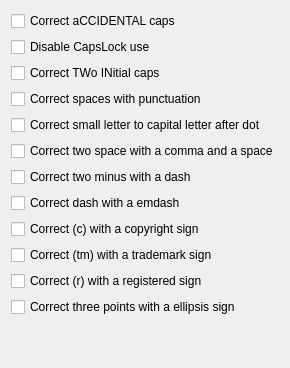
         <widget class="QWidget" name="tabTipographics">
          <attribute name="title">
           <string>Tipographics</string>
          </attribute>
          <layout class="QGridLayout" name="gridLayout_3">
           <item row="0" column="0">
            <layout class="QVBoxLayout" name="verticalLayout_3">
             <item>
              <widget class="QCheckBox" name="chkGenTipograph_CeorrectCAPS">
               <property name="text">
                <string>Correct aCCIDENTAL caps</string>
               </property>
              </widget>
             </item>
             <item>
              <widget class="QCheckBox" name="chkGenTipograph_DisableCaps">
               <property name="text">
                <string>Disable CapsLock use</string>
               </property>
              </widget>
             </item>
             <item>
              <widget class="QCheckBox" name="chkGenTipograph_CorrectTwoCaps">
               <property name="text">
                <string>Correct TWo INitial caps</string>
               </property>
              </widget>
             </item>
             <item>
              <widget class="QCheckBox" name="chkGenTipograph_CorrectSpace">
               <property name="text">
                <string>Correct spaces with punctuation</string>
               </property>
              </widget>
             </item>
             <item>
              <widget class="QCheckBox" name="chkGenTipograph_CorrectSmallLitter">
               <property name="text">
                <string>Сorrect small letter to capital letter after dot</string>
               </property>
              </widget>
             </item>
             <item>
              <widget class="QCheckBox" name="chkGenTipograph_CorrectTwoSpase">
               <property name="text">
                <string>Сorrect two space with a comma and a space</string>
               </property>
              </widget>
             </item>
             <item>
              <widget class="QCheckBox" name="chkGenTipograph_CorrectTwoMinus">
               <property name="text">
                <string>Сorrect two minus with a dash</string>
               </property>
              </widget>
             </item>
             <item>
              <widget class="QCheckBox" name="chkGenTipograph_CorrectDash">
               <property name="text">
                <string>Сorrect dash with a emdash</string>
               </property>
              </widget>
             </item>
             <item>
              <widget class="QCheckBox" name="chkGenTipograph_Correct_c_">
               <property name="text">
                <string>Сorrect (c) with a copyright sign</string>
               </property>
              </widget>
             </item>
             <item>
              <widget class="QCheckBox" name="chkGenTipograph_Correct_tm_">
               <property name="text">
                <string>Сorrect (tm) with a trademark sign</string>
               </property>
              </widget>
             </item>
             <item>
              <widget class="QCheckBox" name="chkGenTipograph_Correct_r_">
               <property name="text">
                <string>Сorrect (r) with a registered sign</string>
               </property>
              </widget>
             </item>
             <item>
              <widget class="QCheckBox" name="chkGenTipograph_Correct_Three_Point">
               <property name="text">
                <string>Сorrect three points with a ellipsis sign</string>
               </property>
              </widget>
             </item>
            </layout>
           </item>
           <item row="1" column="0">
            <spacer name="verticalSpacer_2">
             <property name="orientation">
              <enum>Qt::Vertical</enum>
             </property>
             <property name="sizeHint" stdset="0">
              <size>
               <width>20</width>
               <height>40</height>
              </size>
             </property>
            </spacer>
           </item>
          </layout>
         </widget>
